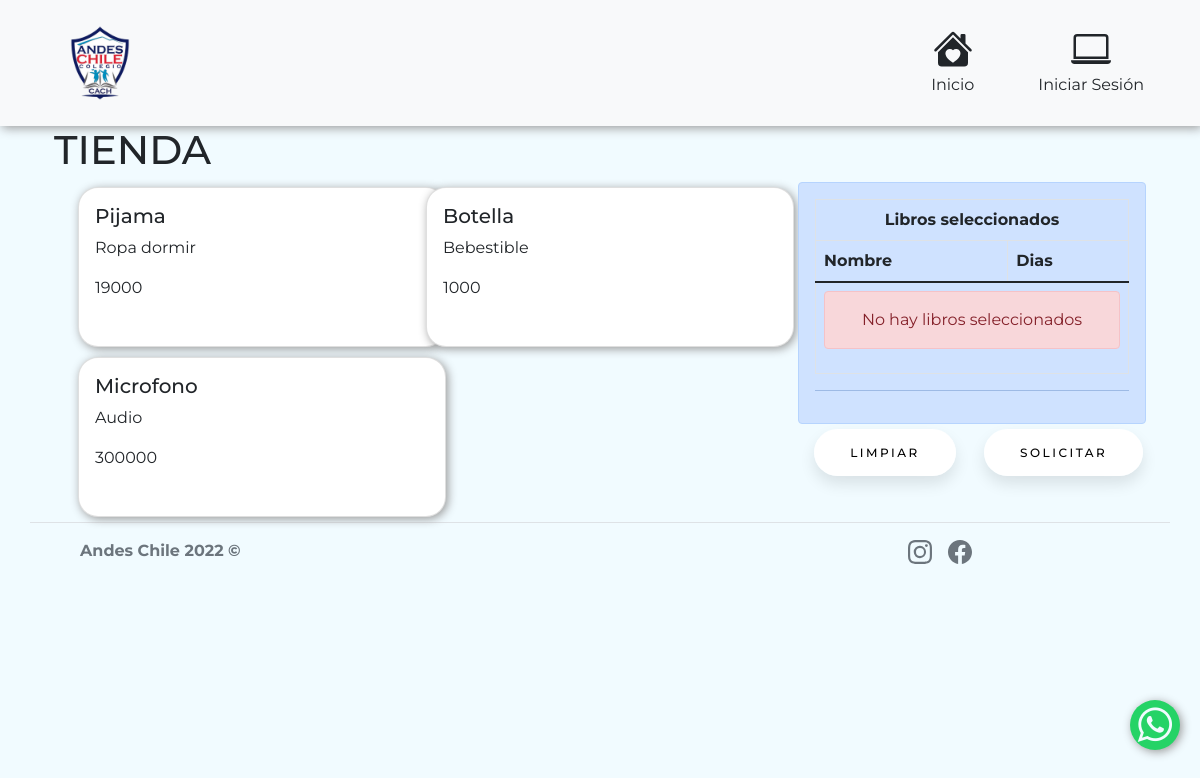
The app's page /biblioteca/tienda/ with its own data.
### biblioteca/models.py (models this page shows, shortened)
class Producto(models.Model):
    nombre = models.CharField(max_length=64)
    categoria = models.CharField(max_length=64)
    precio = models.IntegerField(default=0)

### biblioteca/views.py (the view)
# urls.py: path('tienda/', tienda, name="Tienda"),
def tienda (request):
    productos = Producto.objects.all()
    return render(request, "tienda.html", {'productos':productos})

### biblioteca/templates/tienda.html (shortened to what this page needs)
<!DOCTYPE html>
<html lang="es">
<head>
    {% load static %}
    <link rel="stylesheet" href="https://cdn.jsdelivr.net/npm/bootstrap-icons@1.7.2/font/bootstrap-icons.css">
    <link rel="stylesheet" href="https://stackpath.bootstrapcdn.com/font-awesome/4.7.0/css/font-awesome.min.css">
    <link href="{% static 'biblioteca/css/bootstrap.min.css'%}" rel="stylesheet">
    <link rel="stylesheet" href="{% static 'biblioteca/css/style.css'%}">
    <link rel="stylesheet" href="{% static 'biblioteca/css/styleAPI.css'%}">
</head>
<body>
    <nav id="navegador" class="navbar navbar-expand-lg navbar-light bg-light fixed-top col-12">
        <a class="navbar-brand" href="#"><img src="{% static 'equipo/img/logo.png'%}" width="100" height="100" alt="..."> </a>
        <div class="collapse navbar-collapse" id="navbarSupportedContent">
            <ul class="navbar-nav ms-auto mb-2 mb-lg-0 bg-light">
                <li class="nav-item align-items-center text-center">
                    <a href="{% url 'index' %}" class="nav-link text-dark">
                        Inicio
                    </a>
                </li>
                {% if user.is_authenticated %}
                <li class="nav-item align-items-center text-center px-5">
                    <a href="{% url 'loginGoogle' %}" class="nav-link text-dark">
                        <svg xmlns="http://www.w3.org/2000/svg" width="40" height="40" fill="currentColor" class="bi d-block mx-auto mb-1" viewBox="0 0 16 16">
                            <path d="M11 6a3 3 0 1 1-6 0 3 3 0 0 1 6 0z"/>
                            <path fill-rule="evenodd" d="M0 8a8 8 0 1 1 16 0A8 8 0 0 1 0 8zm8-7a7 7 0 0 0-5.468 11.37C3.242 11.226 4.805 10 8 10s4.757 1.225 5.468 2.37A7 7 0 0 0 8 1z"/>
                        </svg>
                        <p class="text-center textMayus"><b>{{ user.username }}</b></p>
                    </a>
                </li>
                {% else %}
                <li class="nav-item align-items-center text-center px-5">
                    <a href="{% url 'loginGoogle' %}" class="nav-link text-dark">
                          Iniciar Sesión
                    </a>
                </li>
                {% endif %}
            </ul>
        </div>
    </nav>
    <div class="container">
        <div class="row">
            <div class="col-12 align-self-center"><h1>TIENDA</h1></div>
        </div>
        <div class="row">
            <div class="col-8">
                <div class="row">
                    <div class="col-12">
                        <div class="row">
                            {% for producto in productos %}
                            <div class="col-6">
                                <div class="card" style="height: 10rem; width: 23rem; margin: 5px 0px;">
                                    <div class="card-body">
                                        <h5 class="card-title">{{producto.nombre}}</h5>
                                        <p class="card-text">{{producto.categoria}}</p>
                                        <p class="card-text">{{producto.precio}}</p>
                                    </div>
                                </div>
                            </div>
                            {% endfor %}
                        </div>
                    </div>
                </div>
            </div>
            <div class="col-4">
                {% include "carrito.html" %}
            </div>
        </div>
    </div>
    <footer class="container d-flex flex-wrap justify-content-between align-items-center py-3 border-top ">
        <div class="col-md-4 d-flex align-items-center ">
            <a href="/ " class="mb-3 me-2 mb-md-0 text-muted text-decoration-none lh-1 ">
                <svg class="bi " width="30 " height="24 ">
                    <use xlink:href="#bootstrap "></use>
                </svg>
            </a>
            <span class="text-muted "><strong>Andes Chile 2022 &copy;</strong></span>
        </div>
        <ul class="nav col-md-4 justify-content-end ">
            <li class="ms-3 ">
                <a class="text-muted " href="https://www.instagram.com/cach.colegioandeschile/ ">
                </a>
            </li>
            <li class="ms-3 "><a class="text-muted " href="https://www.facebook.com/colegioandeschile "></a></li>
        </ul>
        <div class="btn-float ">
            <a href="https://wa.me/56949147149?text=Hola,%20estoy%20busca%20de%20información,%20mi%20consulta%20es%20la%20siguiente: " class="whatsapp " target="_blank "><i class="fa fa-whatsapp whatsapp-icon "></i></a>
        </div>
    </footer>
</body>
</html>

### biblioteca/static/biblioteca/css/style.css (style rules this page uses)
* { font-family: 'Montserrat', sans-serif; }
body { background: #f1fbff; }
.navbar-brand { margin-left: 50px; }
.card { border-radius: 20px; box-shadow: 2px 2px 10px #999; column-gap: 15px; }
.navbar { box-shadow: 2px 2px 10px #999; position: sticky; top: 0; }
.whatsapp { position: fixed; width: 70px; height: 70px; bottom: 50px; right: 20px; background-color: #25d366; color: #FFF; border-radius: 80px; text-align: center; font-size: 35px; z-index: 1; box-shadow: 2px 2px 10px #999; }
.whatsapp-icon { margin-top: 10px; font-size: 50px; color: #f1fbff; }
@media only screen and (min-width: 320px) { .whatsapp { position: fixed; width: 50px; height: 50px; bottom: 50px; right: 20px; background-color: #25d366; color: #FFF; border-radius: 80px; text-align: center; font-size: 35px; z-index: 1; } }
@media only screen and (min-width: 320px) { .whatsapp-icon { margin-top: 5px; font-size: 40px; color: #f1fbff; } }

### records on screen
Producto: nombre "Pijama", categoria "Ropa dormir", precio "19000"
Producto: nombre "Botella", categoria "Bebestible", precio "1000"
Producto: nombre "Microfono", categoria "Audio", precio "300000"
